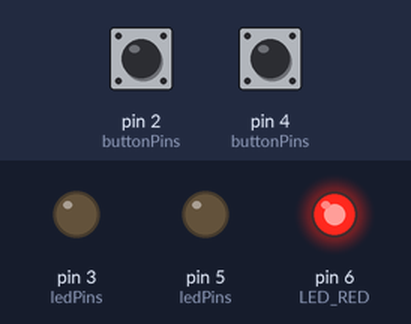
Bench run of a sketch on a simulated Arduino Uno, built with avr-gcc and run on an emulated ATmega328P. Parts: output pins drawn as LEDs (lit = HIGH). Inputs (shaded band) come from the test bench; at power-on: pin 2 (buttonPins) HIGH, pin 4 (buttonPins) HIGH.

Above: at 1.2 s.
1.3 s: pin 2 (buttonPins) pulled LOW for 0.15 s
At 2.1 s:
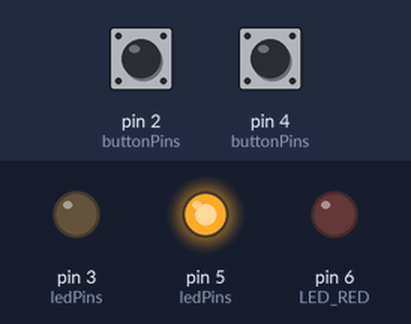
2.9 s: pin 4 (buttonPins) pulled LOW for 0.15 s
At 3.4 s:
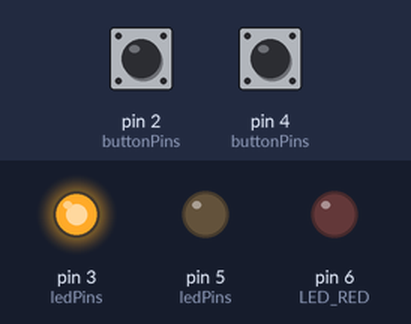
4.6 s: pin 4 (buttonPins) pulled LOW for 1 s
At 5.9 s:
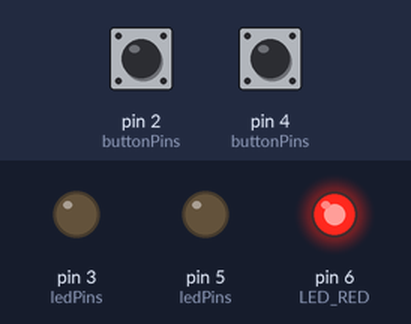
7.1 s: pin 4 (buttonPins) pulled LOW for 3.2 s
At 10.7 s:
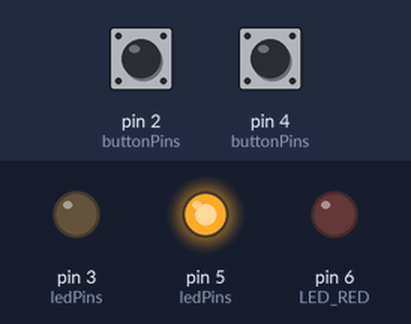
Timing chart, 0 to 12.2 s (numbered marks = the images above; inputs shaded):
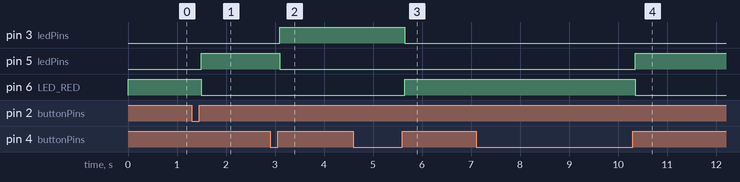

Measured:
- after the input at 1.3 s, pin 5 (ledPins): LOW → HIGH after 0.20 s; pin 6 (LED_RED): HIGH → LOW after 0.20 s
- after the input at 2.9 s, pin 3 (ledPins): LOW → HIGH after 0.20 s; pin 5 (ledPins): HIGH → LOW after 0.20 s
- after the input at 4.6 s, pin 3 (ledPins): HIGH → LOW after 1.1 s; pin 6 (LED_RED): LOW → HIGH after 1.1 s
- after the input at 7.1 s, pin 5 (ledPins): LOW → HIGH after 3.3 s; pin 6 (LED_RED): HIGH → LOW after 3.3 s

The sketch:

zad1.ino
```cpp
#include <Wire.h>
#include <LiquidCrystal_I2C.h>
#include <OneWire.h>
#include <DallasTemperature.h>

LiquidCrystal_I2C lcd(0x27, 16, 2);
OneWire oneWire(A1);
DallasTemperature sensors(&oneWire);

#define LED_RED 6
#define LED_GREEN 5
#define LED_BLUE 3

#define RED_BUTTON 2
#define GREEN_BUTTON 4

const unsigned long debounceDelay = 50;
unsigned long lastDebounceTimeRed = 0;
unsigned long lastDebounceTimeGreen = 0;

int currentColor = 0; // 0 - czerwona, 1 - zielona, 2 - niebieska

bool lastRedButtonState = HIGH;
bool lastGreenButtonState = HIGH;
bool redButtonPressed = false;
bool greenButtonPressed = false;

void initRGB() {
  const int ledPins[] = {LED_RED, LED_GREEN, LED_BLUE};
  for (int i = 0; i < 3; i++) {
    pinMode(ledPins[i], OUTPUT);
    digitalWrite(ledPins[i], LOW);
  }
}

void initButtons() {
  const int buttonPins[] = {RED_BUTTON, GREEN_BUTTON};
  for (int i = 0; i < 2; i++) {
    pinMode(buttonPins[i], INPUT_PULLUP);
  }
}

void changeColor() {
  const int ledPins[] = {LED_RED, LED_GREEN, LED_BLUE};
  digitalWrite(ledPins[currentColor], LOW);
  currentColor = (currentColor + 1) % 3;
  digitalWrite(ledPins[currentColor], HIGH);
}

void handleButtonPress(int buttonPin, bool &lastButtonState, bool &buttonPressed, unsigned long &lastDebounceTime) {
  bool reading = digitalRead(buttonPin);

  if (reading != lastButtonState) {
    lastDebounceTime = millis();
  }

  if ((millis() - lastDebounceTime) > debounceDelay) {
    if (reading == LOW && !buttonPressed) {
      buttonPressed = true;
    }
    else if (reading == HIGH && buttonPressed) {
      buttonPressed = false;
      changeColor();
    }
  }

  lastButtonState = reading;
}

void setup() {
  initRGB();
  initButtons();

  // na start RED color
  digitalWrite(LED_RED, HIGH);
}

void loop() {
  handleButtonPress(RED_BUTTON, lastRedButtonState, redButtonPressed, lastDebounceTimeRed);
  handleButtonPress(GREEN_BUTTON, lastGreenButtonState, greenButtonPressed, lastDebounceTimeGreen);
}
```
